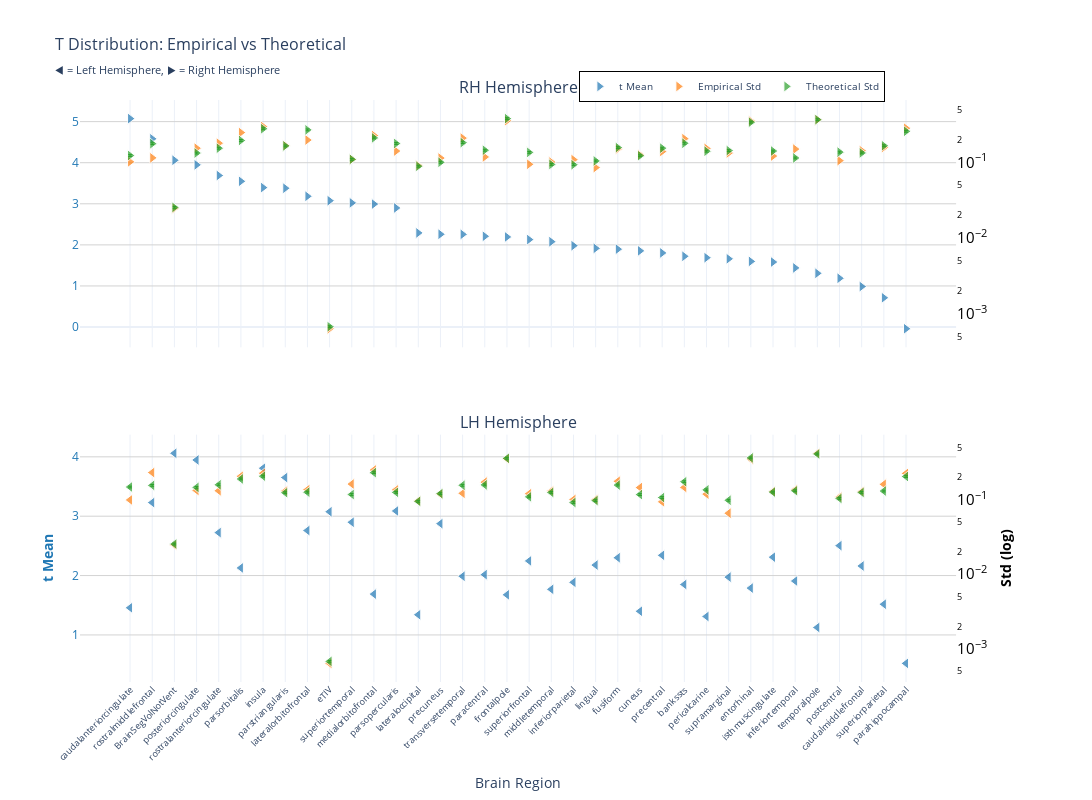
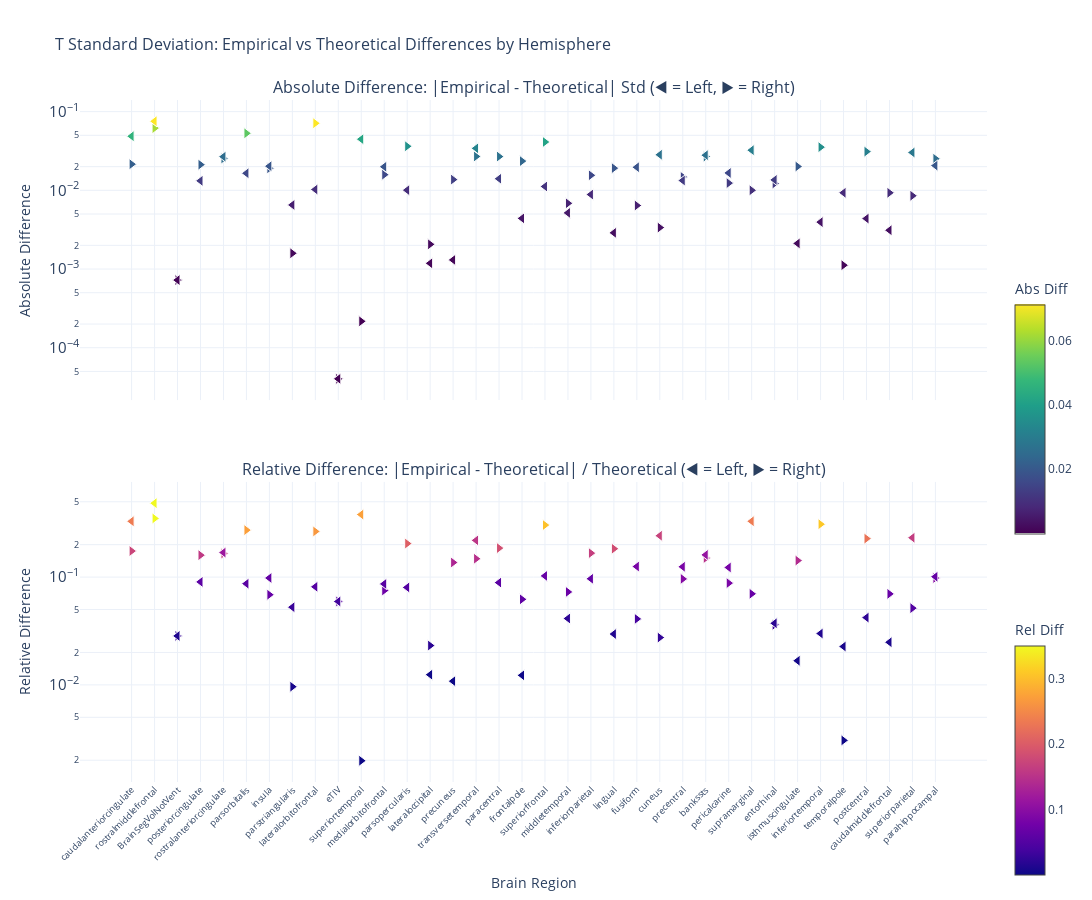

Write notebook code for charts like these, in order.
### Markdown cell above
### t-statistic

### Code cell
nu_nav = df_navr[(df_navr["timepoint"] == "baseline") & (df_navr["group"] == "HC-PD")]
data_path = stats_dir / f"student_baseline_{METRIC}.parquet"
df, stats = get_test_stats(
    data_path, stat_functions_F, nu_nav, hemisphere=True, study="baseline"
)
show_figure(stats, hemisphere=True, stat_name="t", study="baseline", metric=METRIC)

### Figure 1 — Plotly figure (JSON) as saved in the notebook; plotly's stock layout.template omitted (floating-point values rounded to 4 significant figures)
{"data": [{"hovertemplate": "<b>%{x}</b><br>Mean t: %{y:.2f}<br><extra></extra>", "legendgroup": "mean", "marker": {"color": "#1f77b4", "line": {"color": "white", "width": 1}, "opacity": 0.7, "size": 10, "symbol": "triangle-right"}, "mode": "markers", "name": "t Mean", "showlegend": true, "type": "scatter", "x": ["caudalanteriorcingulate", "rostralmiddlefrontal", "BrainSegVolNotVent", "posteriorcingulate", "rostralanteriorcingulate", "parsorbitalis", "insula", "parstriangularis", "lateralorbitofrontal", "eTIV", "superiortemporal", "medialorbitofrontal", "parsopercularis", "lateraloccipital", "precuneus", "transversetemporal", "paracentral", "frontalpole", "superiorfrontal", "middletemporal", "inferiorparietal", "lingual", "fusiform", "cuneus", "precentral", "bankssts", "pericalcarine", "supramarginal", "entorhinal", "isthmuscingulate", "inferiortemporal", "temporalpole", "postcentral", "caudalmiddlefrontal", "superiorparietal", "parahippocampal"], "xaxis": "x", "y": [5.073, 4.581, 4.06, 3.948, 3.689, 3.547, 3.394, 3.379, 3.183, 3.076, 3.023, 2.993, 2.899, 2.291, 2.258, 2.256, 2.209, 2.193, 2.128, 2.077, 1.98, 1.915, 1.896, 1.854, 1.804, 1.723, 1.688, 1.661, 1.598, 1.582, 1.439, 1.308, 1.187, 0.9858, 0.7125, -0.04117], "yaxis": "y"}, {"hovertemplate": "<b>%{x}</b><br>Empirical Std: %{y:.3f}<br><extra></extra>", "legendgroup": "empirical", "marker": {"color": "#ff7f0e", "line": {"color": "white", "width": 1}, "opacity": 0.7, "size": 10, "symbol": "triangle-right"}, "mode": "markers", "name": "Empirical Std", "showlegend": true, "type": "scatter", "x": ["caudalanteriorcingulate", "rostralmiddlefrontal", "BrainSegVolNotVent", "posteriorcingulate", "rostralanteriorcingulate", "parsorbitalis", "insula", "parstriangularis", "lateralorbitofrontal", "eTIV", "superiortemporal", "medialorbitofrontal", "parsopercularis", "lateraloccipital", "precuneus", "transversetemporal", "paracentral", "frontalpole", "superiorfrontal", "middletemporal", "inferiorparietal", "lingual", "fusiform", "cuneus", "precentral", "bankssts", "pericalcarine", "supramarginal", "entorhinal", "isthmuscingulate", "inferiortemporal", "temporalpole", "postcentral", "caudalmiddlefrontal", "superiorparietal", "parahippocampal"], "xaxis": "x", "y": [0.1017, 0.1147, 0.02471, 0.1539, 0.1792, 0.2474, 0.2969, 0.1665, 0.1972, 0.0006372, 0.1093, 0.2261, 0.1411, 0.09095, 0.114, 0.209, 0.1178, 0.3544, 0.09431, 0.1008, 0.1086, 0.0853, 0.1504, 0.1258, 0.1391, 0.2056, 0.1528, 0.133, 0.3512, 0.1211, 0.1497, 0.365, 0.1054, 0.1425, 0.1571, 0.2821], "yaxis": "y2"}, {"error_y": {"array": [0.00345, 0.004944, 0.0007126, 0.003717, 0.004308, 0.005446, 0.007784, 0.004621, 0.00752, 1.898e-05, 0.00307, 0.005893, 0.00497, 0.002491, 0.002809, 0.005102, 0.004053, 0.01059, 0.003795, 0.002633, 0.002609, 0.002926, 0.004393, 0.00343, 0.004314, 0.005008, 0.003936, 0.004008, 0.009498, 0.003955, 0.003203, 0.01026, 0.003824, 0.003733, 0.00464, 0.007199], "arrayminus": [0.003355, 0.004807, 0.0006929, 0.003614, 0.004188, 0.005295, 0.007568, 0.004493, 0.007311, 1.846e-05, 0.002985, 0.005729, 0.004833, 0.002422, 0.002732, 0.004961, 0.003941, 0.01029, 0.00369, 0.00256, 0.002536, 0.002845, 0.004271, 0.003334, 0.004194, 0.004869, 0.003827, 0.003897, 0.009235, 0.003846, 0.003114, 0.009972, 0.003718, 0.003629, 0.004512, 0.006999], "color": "#2ca02c", "thickness": 1, "type": "data", "visible": true, "width": 2}, "hovertemplate": "<b>%{x}</b><br>Theoretical Std: %{y:.3f}<br><extra></extra>", "legendgroup": "theoretical", "marker": {"color": "#2ca02c", "line": {"color": "white", "width": 1}, "opacity": 0.7, "size": 10, "symbol": "triangle-right"}, "mode": "markers", "name": "Theoretical Std", "showlegend": true, "type": "scatter", "x": ["caudalanteriorcingulate", "rostralmiddlefrontal", "BrainSegVolNotVent", "posteriorcingulate", "rostralanteriorcingulate", "parsorbitalis", "insula", "parstriangularis", "lateralorbitofrontal", "eTIV", "superiortemporal", "medialorbitofrontal", "parsopercularis", "lateraloccipital", "precuneus", "transversetemporal", "paracentral", "frontalpole", "superiorfrontal", "middletemporal", "inferiorparietal", "lingual", "fusiform", "cuneus", "precentral", "bankssts", "pericalcarine", "supramarginal", "entorhinal", "isthmuscingulate", "inferiortemporal", "temporalpole", "postcentral", "caudalmiddlefrontal", "superiorparietal", "parahippocampal"], "xaxis": "x", "y": [0.1231, 0.1764, 0.02543, 0.1327, 0.1537, 0.1944, 0.2778, 0.1649, 0.2684, 0.0006775, 0.1096, 0.2103, 0.1774, 0.08889, 0.1003, 0.1821, 0.1447, 0.3779, 0.1355, 0.09397, 0.09311, 0.1045, 0.1568, 0.1224, 0.154, 0.1787, 0.1405, 0.143, 0.339, 0.1412, 0.1143, 0.3661, 0.1365, 0.1332, 0.1656, 0.2569], "yaxis": "y2"}, {"hovertemplate": "<b>%{x}</b><br>Mean t: %{y:.2f}<br><extra></extra>", "legendgroup": "mean", "marker": {"color": "#1f77b4", "line": {"color": "white", "width": 1}, "opacity": 0.7, "size": 10, "symbol": "triangle-left"}, "mode": "markers", "name": "t Mean", "showlegend": false, "type": "scatter", "x": ["BrainSegVolNotVent", "posteriorcingulate", "insula", "parstriangularis", "rostralmiddlefrontal", "parsopercularis", "eTIV", "superiortemporal", "precuneus", "lateralorbitofrontal", "rostralanteriorcingulate", "postcentral", "precentral", "isthmuscingulate", "fusiform", "superiorfrontal", "lingual", "caudalmiddlefrontal", "parsorbitalis", "paracentral", "transversetemporal", "supramarginal", "inferiortemporal", "inferiorparietal", "bankssts", "entorhinal", "middletemporal", "medialorbitofrontal", "frontalpole", "superiorparietal", "caudalanteriorcingulate", "cuneus", "lateraloccipital", "pericalcarine", "temporalpole", "parahippocampal"], "xaxis": "x2", "y": [4.06, 3.947, 3.808, 3.651, 3.229, 3.088, 3.076, 2.898, 2.875, 2.759, 2.723, 2.504, 2.341, 2.31, 2.3, 2.247, 2.177, 2.161, 2.129, 2.016, 1.988, 1.974, 1.908, 1.887, 1.85, 1.789, 1.768, 1.688, 1.676, 1.518, 1.457, 1.399, 1.34, 1.311, 1.125, 0.5209], "yaxis": "y3"}, {"hovertemplate": "<b>%{x}</b><br>Empirical Std: %{y:.3f}<br><extra></extra>", "legendgroup": "empirical", "marker": {"color": "#ff7f0e", "line": {"color": "white", "width": 1}, "opacity": 0.7, "size": 10, "symbol": "triangle-left"}, "mode": "markers", "name": "Empirical Std", "showlegend": false, "type": "scatter", "x": ["BrainSegVolNotVent", "posteriorcingulate", "insula", "parstriangularis", "rostralmiddlefrontal", "parsopercularis", "eTIV", "superiortemporal", "precuneus", "lateralorbitofrontal", "rostralanteriorcingulate", "postcentral", "precentral", "isthmuscingulate", "fusiform", "superiorfrontal", "lingual", "caudalmiddlefrontal", "parsorbitalis", "paracentral", "transversetemporal", "supramarginal", "inferiortemporal", "inferiorparietal", "bankssts", "entorhinal", "middletemporal", "medialorbitofrontal", "frontalpole", "superiorparietal", "caudalanteriorcingulate", "cuneus", "lateraloccipital", "pericalcarine", "temporalpole", "parahippocampal"], "xaxis": "x2", "y": [0.02471, 0.1331, 0.2268, 0.1306, 0.2311, 0.1355, 0.0006372, 0.1621, 0.1193, 0.1364, 0.1317, 0.1084, 0.09358, 0.1285, 0.1768, 0.1203, 0.1002, 0.1283, 0.2062, 0.172, 0.1217, 0.0659, 0.1357, 0.1005, 0.1462, 0.3502, 0.1304, 0.2504, 0.3548, 0.1609, 0.09922, 0.1454, 0.09623, 0.1188, 0.4196, 0.2252], "yaxis": "y4"}, {"error_y": {"array": [0.0007126, 0.004099, 0.005786, 0.003476, 0.00436, 0.003513, 1.898e-05, 0.003291, 0.003378, 0.003534, 0.00444, 0.002913, 0.002995, 0.003541, 0.004401, 0.003058, 0.002726, 0.003507, 0.005314, 0.004426, 0.004369, 0.002754, 0.003691, 0.002568, 0.00488, 0.01019, 0.003507, 0.006459, 0.01006, 0.003659, 0.004144, 0.00328, 0.002663, 0.003795, 0.01149, 0.005731], "arrayminus": [0.0006929, 0.003985, 0.005626, 0.00338, 0.00424, 0.003416, 1.846e-05, 0.0032, 0.003284, 0.003436, 0.004317, 0.002833, 0.002912, 0.003443, 0.004279, 0.002973, 0.00265, 0.00341, 0.005167, 0.004303, 0.004248, 0.002678, 0.003589, 0.002497, 0.004745, 0.00991, 0.00341, 0.00628, 0.009785, 0.003558, 0.00403, 0.003189, 0.002589, 0.003689, 0.01118, 0.005572], "color": "#2ca02c", "thickness": 1, "type": "data", "visible": true, "width": 2}, "hovertemplate": "<b>%{x}</b><br>Theoretical Std: %{y:.3f}<br><extra></extra>", "legendgroup": "theoretical", "marker": {"color": "#2ca02c", "line": {"color": "white", "width": 1}, "opacity": 0.7, "size": 10, "symbol": "triangle-left"}, "mode": "markers", "name": "Theoretical Std", "showlegend": false, "type": "scatter", "x": ["BrainSegVolNotVent", "posteriorcingulate", "insula", "parstriangularis", "rostralmiddlefrontal", "parsopercularis", "eTIV", "superiortemporal", "precuneus", "lateralorbitofrontal", "rostralanteriorcingulate", "postcentral", "precentral", "isthmuscingulate", "fusiform", "superiorfrontal", "lingual", "caudalmiddlefrontal", "parsorbitalis", "paracentral", "transversetemporal", "supramarginal", "inferiortemporal", "inferiorparietal", "bankssts", "entorhinal", "middletemporal", "medialorbitofrontal", "frontalpole", "superiorparietal", "caudalanteriorcingulate", "cuneus", "lateraloccipital", "pericalcarine", "temporalpole", "parahippocampal"], "xaxis": "x2", "y": [0.02543, 0.1463, 0.2065, 0.1241, 0.1556, 0.1254, 0.0006775, 0.1175, 0.1206, 0.1261, 0.1585, 0.104, 0.1069, 0.1264, 0.1571, 0.1091, 0.09728, 0.1252, 0.1897, 0.158, 0.1559, 0.0983, 0.1317, 0.09167, 0.1742, 0.3638, 0.1252, 0.2305, 0.3592, 0.1306, 0.1479, 0.1171, 0.09504, 0.1354, 0.4102, 0.2045], "yaxis": "y4"}], "layout": {"annotations": [{"font": {"size": 16}, "showarrow": false, "text": "RH Hemisphere", "x": 0.47, "xanchor": "center", "xref": "paper", "y": 1, "yanchor": "bottom", "yref": "paper"}, {"font": {"size": 16}, "showarrow": false, "text": "LH Hemisphere", "x": 0.47, "xanchor": "center", "xref": "paper", "y": 0.425, "yanchor": "bottom", "yref": "paper"}], "height": 800, "hovermode": "x", "legend": {"bgcolor": "rgba(255, 255, 255, 0.9)", "bordercolor": "black", "borderwidth": 1, "font": {"size": 10}, "orientation": "h", "x": 0.7, "xanchor": "center", "y": 1.05}, "title": {"font": {"size": 16}, "text": "T Distribution: Empirical vs Theoretical<br><sub>◀ = Left Hemisphere, ▶ = Right Hemisphere</sub>"}, "width": 1400, "xaxis": {"anchor": "y", "domain": [0, 0.94], "matches": "x2", "showticklabels": false}, "xaxis2": {"anchor": "y3", "domain": [0, 0.94], "tickangle": -45, "tickfont": {"size": 9}, "title": {"text": "Brain Region"}}, "yaxis": {"anchor": "x", "domain": [0.575, 1], "gridcolor": "lightgray", "showgrid": true, "tickfont": {"color": "#1f77b4"}, "title": {"font": {"color": "#1f77b4"}, "text": ""}}, "yaxis2": {"anchor": "x", "exponentformat": "power", "overlaying": "y", "showgrid": false, "side": "right", "tickfont": {"color": "black"}, "title": {"font": {"color": "black"}, "text": ""}, "type": "log"}, "yaxis3": {"anchor": "x2", "domain": [0, 0.425], "gridcolor": "lightgray", "showgrid": true, "tickfont": {"color": "#1f77b4"}, "title": {"font": {"color": "#1f77b4"}, "text": "<b>t Mean</b>"}}, "yaxis4": {"anchor": "x2", "exponentformat": "power", "overlaying": "y3", "showgrid": false, "side": "right", "tickfont": {"color": "black"}, "title": {"font": {"color": "black"}, "text": "<b>Std (log)</b>"}, "type": "log"}}}

### Figure 2 — Plotly figure (JSON) as saved in the notebook; plotly's stock layout.template omitted (floating-point values rounded to 4 significant figures)
{"data": [{"hovertemplate": "<b>%{x}</b><br>Hemisphere: %{text}<br>Abs Diff: %{y:.4f}<br><extra></extra>", "legendgroup": "abs_rh", "marker": {"color": [0.02148, 0.06177, 0.0007237, 0.0212, 0.02545, 0.05303, 0.01906, 0.001586, 0.0712, 4.026e-05, 0.0002167, 0.01581, 0.0363, 0.00206, 0.01369, 0.02695, 0.02686, 0.02351, 0.04114, 0.006844, 0.01553, 0.01915, 0.006418, 0.003363, 0.01482, 0.02685, 0.01235, 0.01001, 0.01223, 0.0201, 0.03537, 0.001119, 0.03105, 0.009306, 0.008533, 0.0252], "colorbar": {"len": 0.4, "title": {"text": "Abs Diff"}, "y": 0.75, "yanchor": "top"}, "colorscale": [[0, "#440154"], [0.1111, "#482878"], [0.2222, "#3e4989"], [0.3333, "#31688e"], [0.4444, "#26828e"], [0.5556, "#1f9e89"], [0.6667, "#35b779"], [0.7778, "#6ece58"], [0.8889, "#b5de2b"], [1, "#fde725"]], "line": {"color": "white", "width": 1}, "showscale": true, "size": 10, "symbol": "triangle-right"}, "mode": "markers", "name": "Absolute (rh)", "showlegend": false, "text": ["rh", "rh", "rh", "rh", "rh", "rh", "rh", "rh", "rh", "rh", "rh", "rh", "rh", "rh", "rh", "rh", "rh", "rh", "rh", "rh", "rh", "rh", "rh", "rh", "rh", "rh", "rh", "rh", "rh", "rh", "rh", "rh", "rh", "rh", "rh", "rh"], "type": "scatter", "x": ["caudalanteriorcingulate", "rostralmiddlefrontal", "BrainSegVolNotVent", "posteriorcingulate", "rostralanteriorcingulate", "parsorbitalis", "insula", "parstriangularis", "lateralorbitofrontal", "eTIV", "superiortemporal", "medialorbitofrontal", "parsopercularis", "lateraloccipital", "precuneus", "transversetemporal", "paracentral", "frontalpole", "superiorfrontal", "middletemporal", "inferiorparietal", "lingual", "fusiform", "cuneus", "precentral", "bankssts", "pericalcarine", "supramarginal", "entorhinal", "isthmuscingulate", "inferiortemporal", "temporalpole", "postcentral", "caudalmiddlefrontal", "superiorparietal", "parahippocampal"], "xaxis": "x", "y": [0.02148, 0.06177, 0.0007237, 0.0212, 0.02545, 0.05303, 0.01906, 0.001586, 0.0712, 4.026e-05, 0.0002167, 0.01581, 0.0363, 0.00206, 0.01369, 0.02695, 0.02686, 0.02351, 0.04114, 0.006844, 0.01553, 0.01915, 0.006418, 0.003363, 0.01482, 0.02685, 0.01235, 0.01001, 0.01223, 0.0201, 0.03537, 0.001119, 0.03105, 0.009306, 0.008533, 0.0252], "yaxis": "y"}, {"hovertemplate": "<b>%{x}</b><br>Hemisphere: %{text}<br>Rel Diff: %{y:.2%}<br><extra></extra>", "legendgroup": "rel_rh", "marker": {"color": [0.1745, 0.3501, 0.02845, 0.1598, 0.1656, 0.2728, 0.06861, 0.009618, 0.2653, 0.05943, 0.001978, 0.07515, 0.2046, 0.02317, 0.1366, 0.148, 0.1857, 0.06222, 0.3038, 0.07283, 0.1668, 0.1833, 0.04094, 0.02748, 0.09624, 0.1502, 0.08793, 0.06999, 0.03608, 0.1424, 0.3095, 0.003056, 0.2275, 0.06985, 0.05152, 0.09809], "colorbar": {"len": 0.4, "title": {"text": "Rel Diff"}, "y": 0.25, "yanchor": "top"}, "colorscale": [[0, "#0d0887"], [0.1111, "#46039f"], [0.2222, "#7201a8"], [0.3333, "#9c179e"], [0.4444, "#bd3786"], [0.5556, "#d8576b"], [0.6667, "#ed7953"], [0.7778, "#fb9f3a"], [0.8889, "#fdca26"], [1, "#f0f921"]], "line": {"color": "white", "width": 1}, "showscale": true, "size": 10, "symbol": "triangle-right"}, "mode": "markers", "name": "Relative (rh)", "showlegend": false, "text": ["rh", "rh", "rh", "rh", "rh", "rh", "rh", "rh", "rh", "rh", "rh", "rh", "rh", "rh", "rh", "rh", "rh", "rh", "rh", "rh", "rh", "rh", "rh", "rh", "rh", "rh", "rh", "rh", "rh", "rh", "rh", "rh", "rh", "rh", "rh", "rh"], "type": "scatter", "x": ["caudalanteriorcingulate", "rostralmiddlefrontal", "BrainSegVolNotVent", "posteriorcingulate", "rostralanteriorcingulate", "parsorbitalis", "insula", "parstriangularis", "lateralorbitofrontal", "eTIV", "superiortemporal", "medialorbitofrontal", "parsopercularis", "lateraloccipital", "precuneus", "transversetemporal", "paracentral", "frontalpole", "superiorfrontal", "middletemporal", "inferiorparietal", "lingual", "fusiform", "cuneus", "precentral", "bankssts", "pericalcarine", "supramarginal", "entorhinal", "isthmuscingulate", "inferiortemporal", "temporalpole", "postcentral", "caudalmiddlefrontal", "superiorparietal", "parahippocampal"], "xaxis": "x2", "y": [0.1745, 0.3501, 0.02845, 0.1598, 0.1656, 0.2728, 0.06861, 0.009618, 0.2653, 0.05943, 0.001978, 0.07515, 0.2046, 0.02317, 0.1366, 0.148, 0.1857, 0.06222, 0.3038, 0.07283, 0.1668, 0.1833, 0.04094, 0.02748, 0.09624, 0.1502, 0.08793, 0.06999, 0.03608, 0.1424, 0.3095, 0.003056, 0.2275, 0.06985, 0.05152, 0.09809], "yaxis": "y2"}, {"hovertemplate": "<b>%{x}</b><br>Hemisphere: %{text}<br>Abs Diff: %{y:.4f}<br><extra></extra>", "legendgroup": "abs_lh", "marker": {"color": [0.0007237, 0.0132, 0.02027, 0.006522, 0.07549, 0.01006, 4.026e-05, 0.04467, 0.001306, 0.01025, 0.02677, 0.004377, 0.01332, 0.002117, 0.01967, 0.01119, 0.002883, 0.003112, 0.01648, 0.01404, 0.03417, 0.0324, 0.003946, 0.008846, 0.02799, 0.01357, 0.00517, 0.01993, 0.004405, 0.03028, 0.0487, 0.02833, 0.001182, 0.01663, 0.009311, 0.02061], "colorbar": {"len": 0.4, "title": {"text": "Abs Diff"}, "y": 0.75, "yanchor": "top"}, "colorscale": [[0, "#440154"], [0.1111, "#482878"], [0.2222, "#3e4989"], [0.3333, "#31688e"], [0.4444, "#26828e"], [0.5556, "#1f9e89"], [0.6667, "#35b779"], [0.7778, "#6ece58"], [0.8889, "#b5de2b"], [1, "#fde725"]], "line": {"color": "white", "width": 1}, "showscale": false, "size": 10, "symbol": "triangle-left"}, "mode": "markers", "name": "Absolute (lh)", "showlegend": false, "text": ["lh", "lh", "lh", "lh", "lh", "lh", "lh", "lh", "lh", "lh", "lh", "lh", "lh", "lh", "lh", "lh", "lh", "lh", "lh", "lh", "lh", "lh", "lh", "lh", "lh", "lh", "lh", "lh", "lh", "lh", "lh", "lh", "lh", "lh", "lh", "lh"], "type": "scatter", "x": ["BrainSegVolNotVent", "posteriorcingulate", "insula", "parstriangularis", "rostralmiddlefrontal", "parsopercularis", "eTIV", "superiortemporal", "precuneus", "lateralorbitofrontal", "rostralanteriorcingulate", "postcentral", "precentral", "isthmuscingulate", "fusiform", "superiorfrontal", "lingual", "caudalmiddlefrontal", "parsorbitalis", "paracentral", "transversetemporal", "supramarginal", "inferiortemporal", "inferiorparietal", "bankssts", "entorhinal", "middletemporal", "medialorbitofrontal", "frontalpole", "superiorparietal", "caudalanteriorcingulate", "cuneus", "lateraloccipital", "pericalcarine", "temporalpole", "parahippocampal"], "xaxis": "x", "y": [0.0007237, 0.0132, 0.02027, 0.006522, 0.07549, 0.01006, 4.026e-05, 0.04467, 0.001306, 0.01025, 0.02677, 0.004377, 0.01332, 0.002117, 0.01967, 0.01119, 0.002883, 0.003112, 0.01648, 0.01404, 0.03417, 0.0324, 0.003946, 0.008846, 0.02799, 0.01357, 0.00517, 0.01993, 0.004405, 0.03028, 0.0487, 0.02833, 0.001182, 0.01663, 0.009311, 0.02061], "yaxis": "y"}, {"hovertemplate": "<b>%{x}</b><br>Hemisphere: %{text}<br>Rel Diff: %{y:.2%}<br><extra></extra>", "legendgroup": "rel_lh", "marker": {"color": [0.02845, 0.09024, 0.09813, 0.05257, 0.485, 0.08021, 0.05943, 0.3804, 0.01083, 0.08128, 0.1689, 0.0421, 0.1246, 0.01675, 0.1252, 0.1026, 0.02963, 0.02486, 0.08688, 0.0889, 0.2192, 0.3296, 0.02995, 0.0965, 0.1607, 0.0373, 0.0413, 0.08645, 0.01226, 0.2318, 0.3292, 0.2419, 0.01244, 0.1228, 0.0227, 0.1008], "colorbar": {"len": 0.4, "title": {"text": "Rel Diff"}, "y": 0.25, "yanchor": "top"}, "colorscale": [[0, "#0d0887"], [0.1111, "#46039f"], [0.2222, "#7201a8"], [0.3333, "#9c179e"], [0.4444, "#bd3786"], [0.5556, "#d8576b"], [0.6667, "#ed7953"], [0.7778, "#fb9f3a"], [0.8889, "#fdca26"], [1, "#f0f921"]], "line": {"color": "white", "width": 1}, "showscale": false, "size": 10, "symbol": "triangle-left"}, "mode": "markers", "name": "Relative (lh)", "showlegend": false, "text": ["lh", "lh", "lh", "lh", "lh", "lh", "lh", "lh", "lh", "lh", "lh", "lh", "lh", "lh", "lh", "lh", "lh", "lh", "lh", "lh", "lh", "lh", "lh", "lh", "lh", "lh", "lh", "lh", "lh", "lh", "lh", "lh", "lh", "lh", "lh", "lh"], "type": "scatter", "x": ["BrainSegVolNotVent", "posteriorcingulate", "insula", "parstriangularis", "rostralmiddlefrontal", "parsopercularis", "eTIV", "superiortemporal", "precuneus", "lateralorbitofrontal", "rostralanteriorcingulate", "postcentral", "precentral", "isthmuscingulate", "fusiform", "superiorfrontal", "lingual", "caudalmiddlefrontal", "parsorbitalis", "paracentral", "transversetemporal", "supramarginal", "inferiortemporal", "inferiorparietal", "bankssts", "entorhinal", "middletemporal", "medialorbitofrontal", "frontalpole", "superiorparietal", "caudalanteriorcingulate", "cuneus", "lateraloccipital", "pericalcarine", "temporalpole", "parahippocampal"], "xaxis": "x2", "y": [0.02845, 0.09024, 0.09813, 0.05257, 0.485, 0.08021, 0.05943, 0.3804, 0.01083, 0.08128, 0.1689, 0.0421, 0.1246, 0.01675, 0.1252, 0.1026, 0.02963, 0.02486, 0.08688, 0.0889, 0.2192, 0.3296, 0.02995, 0.0965, 0.1607, 0.0373, 0.0413, 0.08645, 0.01226, 0.2318, 0.3292, 0.2419, 0.01244, 0.1228, 0.0227, 0.1008], "yaxis": "y2"}], "layout": {"annotations": [{"font": {"size": 16}, "showarrow": false, "text": "Absolute Difference: |Empirical - Theoretical| Std (◀ = Left, ▶ = Right)", "x": 0.5, "xanchor": "center", "xref": "paper", "y": 1, "yanchor": "bottom", "yref": "paper"}, {"font": {"size": 16}, "showarrow": false, "text": "Relative Difference: |Empirical - Theoretical| / Theoretical (◀ = Left, ▶ = Right)", "x": 0.5, "xanchor": "center", "xref": "paper", "y": 0.44, "yanchor": "bottom", "yref": "paper"}], "height": 900, "hovermode": "x unified", "showlegend": false, "title": {"font": {"size": 16}, "text": "T Standard Deviation: Empirical vs Theoretical Differences by Hemisphere"}, "width": 1400, "xaxis": {"anchor": "y", "domain": [0, 1], "showticklabels": false}, "xaxis2": {"anchor": "y2", "domain": [0, 1], "tickangle": -45, "tickfont": {"size": 9}, "title": {"text": "Brain Region"}}, "yaxis": {"anchor": "x", "domain": [0.56, 1], "exponentformat": "power", "title": {"text": "Absolute Difference"}, "type": "log"}, "yaxis2": {"anchor": "x2", "domain": [0, 0.44], "exponentformat": "power", "title": {"text": "Relative Difference"}, "type": "log"}}}
